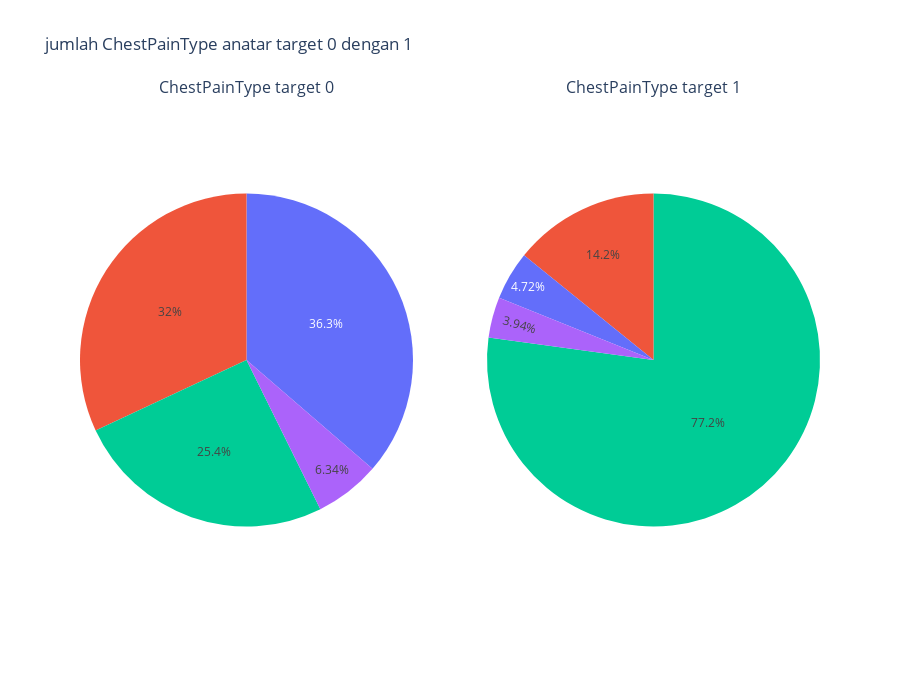

Source (notebook cell):
### Code cell
fig = make_subplots(
    rows = 1, cols = 2,
    specs=[[{'type' : 'pie'}, {'type' : 'pie'}]],
    
    subplot_titles=('ChestPainType target 0', 'ChestPainType target 1')
)

fig.add_trace(go.Pie(labels = ChestPainType_0['ChestPainType'], values=ChestPainType_0['count']),
              1,1)

fig.add_trace(go.Pie(labels = ChestPainType_1['ChestPainType'], values=ChestPainType_1['count']),
              1,2)

fig.update_layout(height = 700,showlegend = False, title_text =  "jumlah ChestPainType anatar target 0 dengan 1")
fig.show()

### Figure 1 — Plotly figure (JSON) as saved in the notebook; plotly's stock layout.template omitted (floating-point values rounded to 4 significant figures)
{"data": [{"domain": {"x": [0, 0.45], "y": [0, 1]}, "labels": ["ASY", "ATA", "NAP", "TA"], "type": "pie", "values": [104, 149, 131, 26]}, {"domain": {"x": [0.55, 1], "y": [0, 1]}, "labels": ["ASY", "ATA", "NAP", "TA"], "type": "pie", "values": [392, 24, 72, 20]}], "layout": {"annotations": [{"font": {"size": 16}, "showarrow": false, "text": "ChestPainType target 0", "x": 0.225, "xanchor": "center", "xref": "paper", "y": 1, "yanchor": "bottom", "yref": "paper"}, {"font": {"size": 16}, "showarrow": false, "text": "ChestPainType target 1", "x": 0.775, "xanchor": "center", "xref": "paper", "y": 1, "yanchor": "bottom", "yref": "paper"}], "height": 700, "showlegend": false, "title": {"text": "jumlah ChestPainType anatar target 0 dengan 1"}}}
